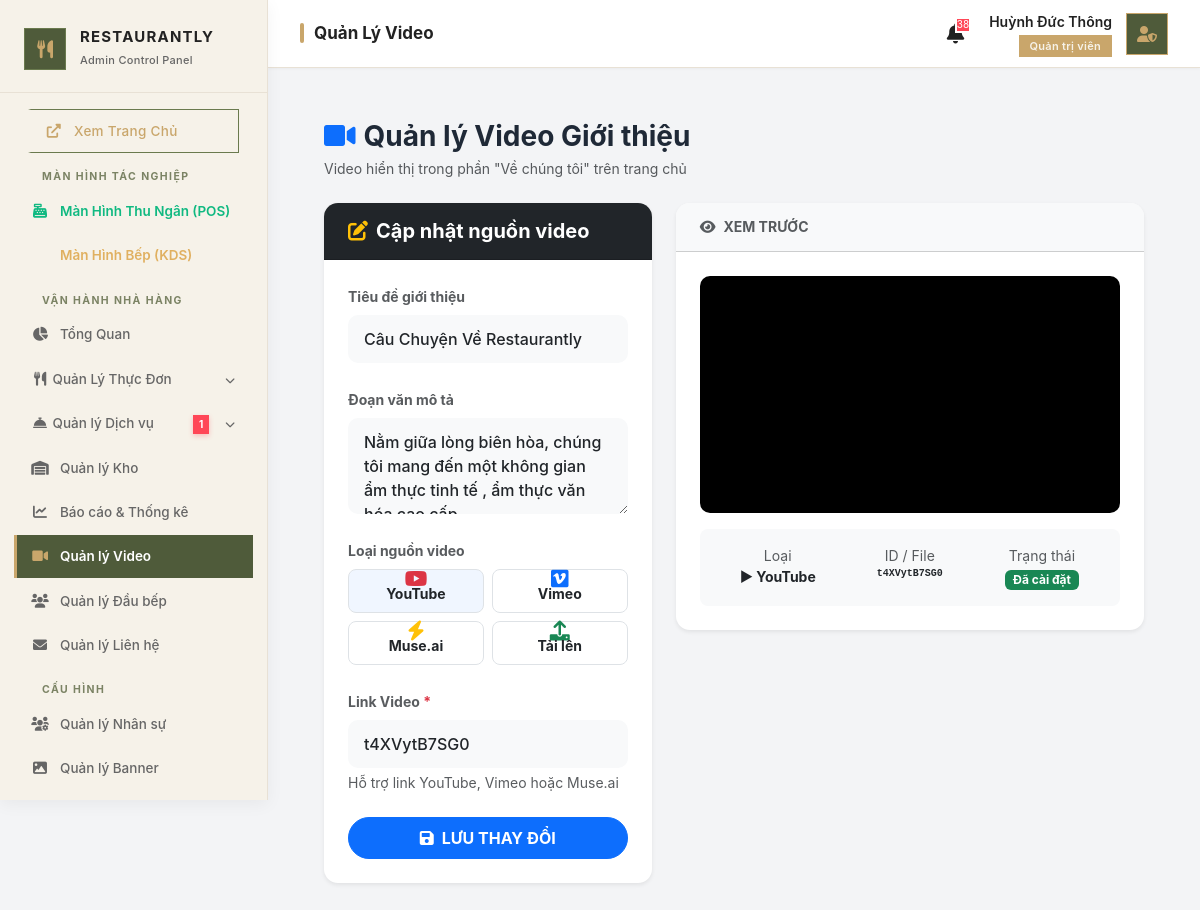
The app's page /admin/controllers/manage_videos.php (signed in), older data.
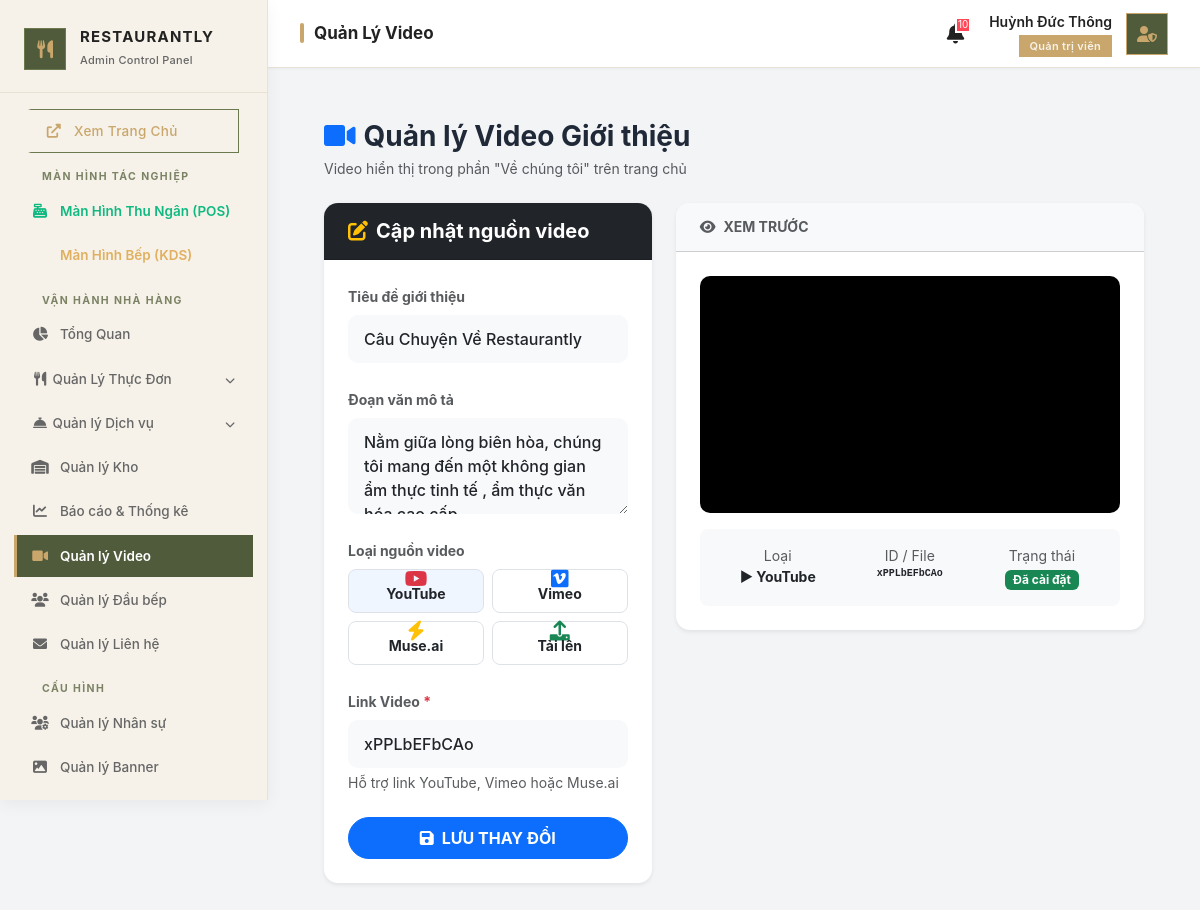
The same page, newer data.
### tables this page shows
CREATE TABLE `videos` (
  `id` int(11) NOT NULL,
  `video_type` enum('youtube','local') DEFAULT 'youtube',
  `video_url` varchar(255) DEFAULT NULL,
  `file_path` varchar(255) DEFAULT NULL,
  `created_at` timestamp NOT NULL DEFAULT current_timestamp(),
  `title` varchar(255) DEFAULT NULL,
  `description` text DEFAULT NULL
);

### admin/controllers/manage_videos.php (the view, shortened to what the rows shown need)
<?php
$db = (new Database())->getConnection();
$video = $db->query("SELECT * FROM videos ORDER BY id ASC LIMIT 1")->fetch(PDO::FETCH_ASSOC);
include '../../public/admin_layout_header.php';
?>
<link rel="stylesheet" href="../../public/assets/admin/css/admin-style.css">
<div class="content-wrapper p-4">
    <div class="row g-4">
        <div class="col-lg-5">
            <div class="card border-0 shadow-sm" style="border-radius:14px;overflow:hidden">
                <div class="card-body p-4">
                    <form method="POST" enctype="multipart/form-data" id="form-video"
                          action="<?= htmlspecialchars($_SERVER['PHP_SELF']) ?>">
                        <div class="mb-4">
                            <label class="form-label fw-bold small text-muted">Tiêu đề giới thiệu</label>
                            <input type="text" name="title" class="form-control bg-light border-0"
                                   value="<?= htmlspecialchars($video['title'] ?? '') ?>"
                                   placeholder="VD: Câu Chuyện Về Restaurantly">
                        </div>
                        <div class="mb-4">
                            <label class="form-label fw-bold small text-muted">Đoạn văn mô tả</label>
                            <textarea name="description" class="form-control bg-light border-0" rows="3"
                                      placeholder="VD: Nằm giữa lòng Biên Hòa..."><?= htmlspecialchars($video['description'] ?? '') ?></textarea>
                        </div>
                        <div id="url_input_wrapper"
                             style="display:<?= in_array(($video['video_type'] ?? ''), ['youtube', 'vimeo', 'muse']) ? 'block' : 'none' ?>">
                            <label class="form-label fw-bold small text-muted" id="url_label">
                                Link Video <span class="text-danger">*</span>
                            </label>
                            <input type="text" name="video_url"
                                   class="form-control bg-light border-0"
                                   value="<?= htmlspecialchars($video['video_url'] ?? '') ?>"
                                   placeholder="Dán link hoặc ID video tại đây...">
                            <div class="form-text" id="url_hint">Hỗ trợ link YouTube, Vimeo hoặc Muse.ai</div>
                        </div>
                    </form>
                </div>
            </div>
        </div>
        <div class="col-lg-7">
            <div class="card border-0 shadow-sm" style="border-radius:14px;overflow:hidden">
                <div class="card-body p-4">
                    <div class="mt-3 p-3 bg-light rounded-3">
                        <div class="row g-2 text-center">
                            <div class="col-4">
                                <div class="small text-muted">ID / File</div>
                                <div class="fw-bold small font-monospace"
                                     style="word-break:break-all;font-size:10px">
                                    <?php if (($video['video_type'] ?? '') === 'local'): ?>
                                        <?= htmlspecialchars(basename($video['file_path'] ?? '—')) ?>
                                    <?php else: ?>
                                        <?= htmlspecialchars($video['video_url'] ?? '—') ?>
                                    <?php endif; ?>
                                </div>
                            </div>
                        </div>
                    </div>
                </div>
            </div>
        </div>
    </div>
</div>

Row changes from the older to the newer data that the page shows:
changed videos "Câu Chuyện Về Restaurantly": video_url "t4XVytB7SG0" → "xPPLbEFbCAo"
Text that changed along with them:
$total_alerts: "38" → "10"
$pending_services_count: "1" → (not shown)
